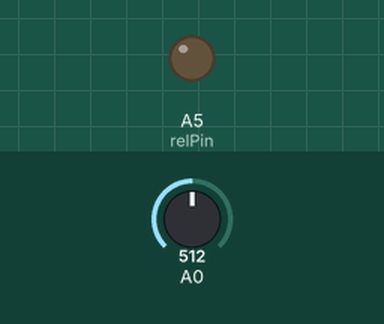
A sketch run on a simulated Arduino Uno, built with avr-gcc and run on an emulated ATmega328P. Parts: output pins drawn as LEDs (lit = HIGH). Dashed ring = blinking. Inputs (shaded band) come from the test bench; at power-on: A0 = 512.

Above: at 1.2 s.
1.3 s: A0 set to 122
4.3 s: A0 set to 0
At 4.75 s:
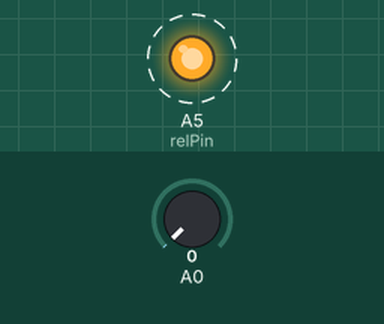
Timing chart, 0 to 13.3 s (numbered marks = the images above; inputs shaded):
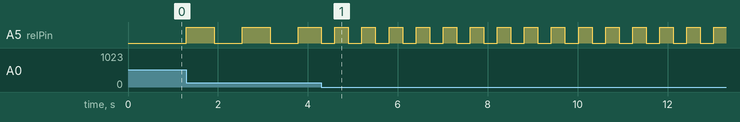

Measured:
- after the input at 4.3 s, A5 (relPin): alternates HIGH for 0.30 s and LOW for 0.30 s, starting at once
- by itself, A5 (relPin): alternates HIGH for 0.62 s and LOW for 0.62 s

The sketch:

pompaRelay.ino
```cpp
int pause=300;
unsigned long time;
int relPin=A5;

void setup() {
  // put your setup code here, to run once:
  pinMode(relPin, OUTPUT);

  time=millis();

}

void loop() {
  // put your main code here, to run repeatedly:
  if ((millis()-time)>pause)
 {
   digitalWrite(relPin, !digitalRead(relPin));
   time=millis();
 }

 pause = map(analogRead(A0), 0, 1023, 300, 3000);

}
```
